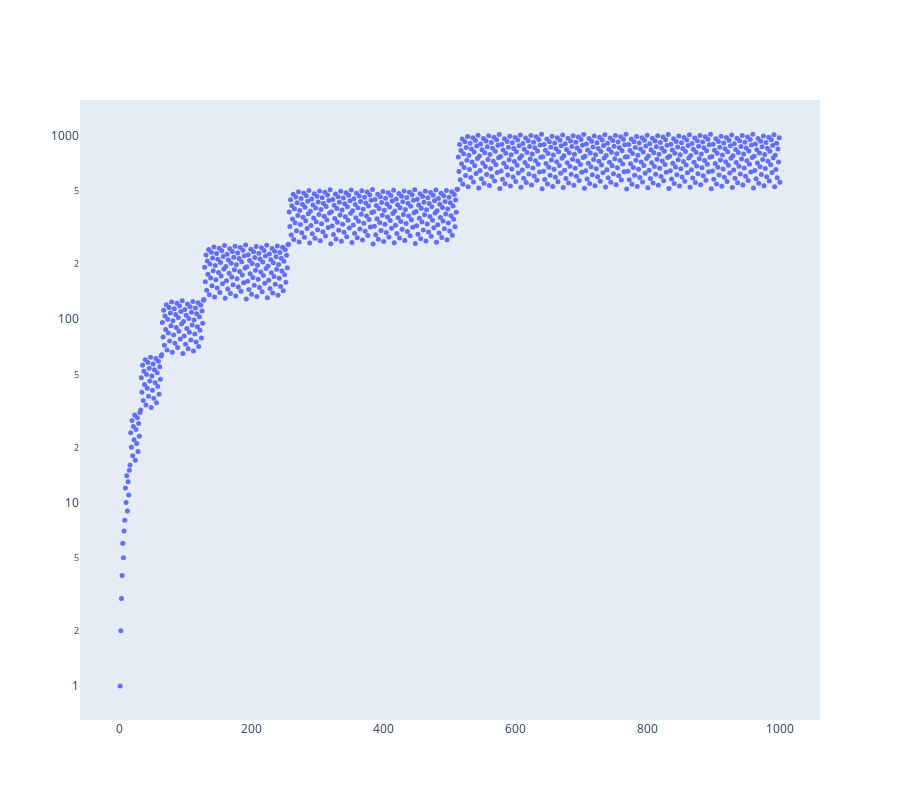

The notebook cell this image was saved under:
### Code cell
n = 1000
x = [*range(1, n+1)]
y = [a(k) for k in x]

fig = go.Figure()
fig.add_trace(go.Scatter(x=x, y=y, name="A059893", mode="markers", marker_size=5))
fig.update_layout(width=900, height=800, xaxis_showgrid=False, yaxis_showgrid=False, yaxis_zeroline=False, xaxis_zeroline=False)
fig.update_yaxes(type="log")
fig.show()

### Figure 1 — Plotly figure (JSON) as saved in the notebook; plotly's stock layout.template omitted (floating-point values rounded to 4 significant figures; data arrays with more than 128 entries replaced by an {"elided": "..."} marker saying what was removed)
{"data": [{"marker": {"size": 5}, "mode": "markers", "name": "A059893", "type": "scatter", "x": {"elided": "1000 int values"}, "y": {"elided": "1000 int values"}}], "layout": {"height": 800, "width": 900, "xaxis": {"showgrid": false, "zeroline": false}, "yaxis": {"showgrid": false, "type": "log", "zeroline": false}}}
